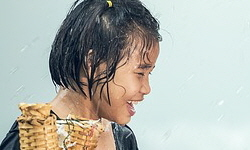
//> input picture OpenCV_Project2/image/m1_woman1.jpg, 250 x 150 px
$ ./Ex6.2.4E   (built with g++ and OpenCV 4)
//> lines starting //> are read from the running program, lines starting //| are printed output that depends on the picture
#include<opencv2/opencv.hpp>
using namespace std;
using namespace cv;

Mat image1;
Mat image2;
Mat add_img;

string title = "image";

void onChange(int value, void* userdata) {
	double alpha = (double)value / 100;
	double beta = 1 - alpha;

	int I_alpha = alpha * 100;
	int I_beta = beta * 100;

	addWeighted(image1, alpha, image2, beta, 0, add_img);

	cout << "[alpha]: " << alpha << endl;
	cout << "[beta]: " << beta << endl << "------------" << endl;

	imshow(title, add_img);
}

int main() {

	image1 = imread("image/m1_woman1.jpg", IMREAD_GRAYSCALE);		//중요! 가로세로각 같은 이미지를 불러와야함!
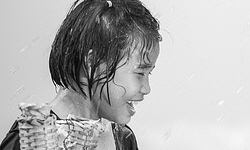
//> image1: 150 rows x 250 cols, CV_8UC1; min 0, max 255, mean 178.7
	image2 = imread("image/m2_woman1.jpg", IMREAD_GRAYSCALE);
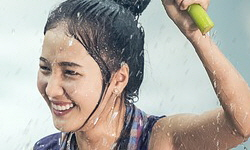
//> input picture OpenCV_Project2/image/m2_woman1.jpg, 250 x 150 px
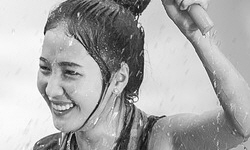
//> image2: 150 rows x 250 cols, CV_8UC1; min 7, max 255, mean 170.5
	CV_Assert(!(image1.empty() || image2.empty()));

	add_img = image1 * 0.5 + image2 * 0.5;;
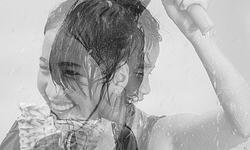
//> add_img: 150 rows x 250 cols, CV_8UC1; min 20, max 248, mean 174.6

	int value = 50;

	imshow(title, add_img);

	createTrackbar("alpha", title, &value, 100, onChange);

	waitKey(0);
	return 0;
}
